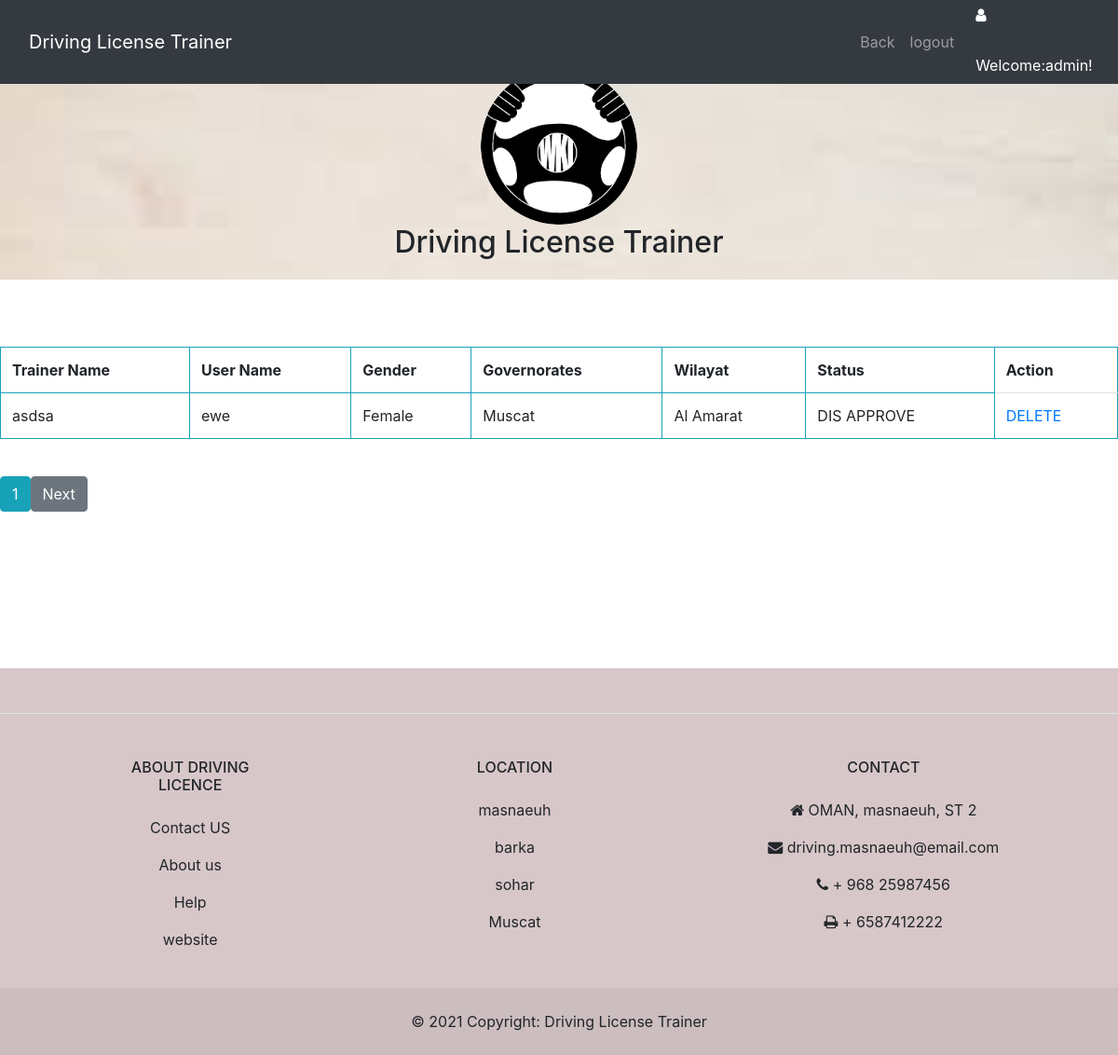
Page /admin_View_disAprove_Trainer.php (signed in) on the committed database.
### tables this page shows
CREATE TABLE IF NOT EXISTS `tbltrainer` (
  `trid` int(10) NOT NULL AUTO_INCREMENT,
  `fname` varchar(15) NOT NULL,
  `lname` varchar(15) NOT NULL,
  `email` varchar(50) NOT NULL,
  `phone` int(8) NOT NULL,
  `address` varchar(30) NOT NULL,
  `brithdate` date NOT NULL,
  `gender` varchar(10) NOT NULL,
  `licensing` blob NOT NULL,
  `IDcard` blob NOT NULL,
  `seq` varchar(100) NOT NULL,
  `answer` varchar(50) NOT NULL,
  `username` varchar(20) NOT NULL,
  `password` varchar(8) NOT NULL,
  `status` varchar(20) NOT NULL,
  `gname` varchar(30) NOT NULL,
  `wname` varchar(30) NOT NULL,
  PRIMARY KEY (`trid`)
);

### admin_View_disAprove_Trainer.php (the view, shortened to what this page needs)
<!DOCTYPE html PUBLIC "-//W3C//DTD XHTML 1.0 Transitional//EN" "http://www.w3.org/TR/xhtml1/DTD/xhtml1-transitional.dtd">
<html xmlns="http://www.w3.org/1999/xhtml">
<head>
<link rel="stylesheet" type="text/css"  href="BOOTSTRAPFILE/css/bootstrap.css">
    </head>
    <body  style="margin:0; padding:0; border:0;  background-color:white   ">
       <nav class="navbar navbar-expand-lg navbar-dark bg-dark fixed-top">
     <div class="container">
     <a class="navbar-brand" href="#">Driving License Trainer </a>
      <div class="collapse navbar-collapse" id="navbarResponsive">
         <ul class="navbar-nav ml-auto">
                     <li class="nav-item">
            <a class="nav-link" href="AdminHomepage.php">Back</a>
          </li>
          <li class="nav-item">
            <a class="nav-link" href="logout.php">logout </a>
          </li>
        </ul>
      </div>
    </div>   <div class="icon" style="color: #FFFFFF"><i class="fa  fa-user" style="width:30px; height:50px"></i>Welcome:<?php
	$usernamea= $_SESSION['txtid1'];
	include ("connect.php");
	$qryname = "select * from  tbladmin where ausername='$usernamea' ";
	$result = mysqli_query($con,$qryname);
	while($rows = mysqli_fetch_assoc($result))
	{ $namee=$rows['aname'];
}
	echo $namee. "!";
	?></div>
  </nav>
 <header class="text-center" style="background-image:url('img/bg1.jpg'); background-repeat:no-repeat; background-size:cover; height: 300px;">
    &nbsp;<br /><br /><br />
	 <img class="img-fluid rounded-circle"  src="img/images.png" alt="" height="147" width="168">
	 <h2>Driving License Trainer</h2>
	 </header>
<br /><br />
<?php
		 if(isset($_GET['page']))
    {
        $page = $_GET['page'];
    }
    else
    {
        $page = 1;
    }
    $num_per_page = 06;
    $start_from = ($page-1)*05;
    include('connect.php');
$q="select * from  tbltrainer  where status='DIS APPROVE' LIMIT  $start_from,$num_per_page  ";
$r=mysqli_query($con,$q);
$num=mysqli_num_rows($r);
	if ($num > 0){
	$i = 0;
	echo "<br>";
echo"<table  class=table table-striped  border=1 width=700 align=center cellspacing=0>";
echo"<th class='border border-info'>  Trainer Name";
echo"<th class='border border-info'> User Name	";
echo"<th class='border border-info'> Gender";
echo"<th class='border border-info'> Governorates";
echo"<th class='border border-info'> Wilayat";
echo"<th class='border border-info'>  Status";
echo"<th colspan ='1' class='border border-info'> Action";
echo"<tr>";
while($row = mysqli_fetch_assoc($r)) {
$fname=$row["fname"];
$username=$row["username"];
$gender=$row["gender"];
$gname=$row["gname"];
$wname=$row["wname"];
$status=$row["status"];
echo"<tr class='border border-info'>";
echo"<td class='border border-info'>$fname";
echo"<td class='border border-info'>$username";
echo"<td class='border border-info'>$gender";
echo"<td class='border border-info'>$gname";
echo"<td class='border border-info'>$wname";
echo"<td class='border border-info'>$status";
echo "<td><a onClick=\"javascript: return confirm('Please confirm deletion');\" href='Delete2.php?username=$username'>DELETE</a>";
echo"</tr>";
	$i++;
		}
echo"</table><br>";
}else{
	echo "<center>There is No New Trainer! <br></center>";
			unset($_SESSION["username"]);
}
?>
<?php
                $pr_query = "select * from tbltrainer   ";
                $pr_result = mysqli_query($con,$pr_query);
                $total_record = mysqli_num_rows($pr_result );
                $total_page = ceil($total_record/$num_per_page);
                for($i=1;$i<$total_page;$i++)
                {
                    echo "<a href='admin_View_Aprove_Trainer.php?page=".$i."' class='btn btn-info'>$i</a>";
                }
                if($i>$page)
                {
                    echo "<a href='admin_View_Aprove_Trainer.php?page=".($page+1)."' class='btn btn-secondary'>Next</a>";
                }
        ?>
<br />
	   <br />
       <br />
<br /><br />
  <br />
    <br />
  <br />
<link href="https://cdnjs.cloudflare.com/ajax/libs/font-awesome/4.7.0/css/font-awesome.min.css" rel="stylesheet">
<footer class="auto-style2">
  <section
    class="d-flex justify-content-center justify-content-lg-between p-4 border-bottom bg-dinager"
       >
  </section>
  <section class="">
    <div class="container text-center text-md-start mt-5">
      <div class="row mt-3">
               <div class="col-md-2 col-lg-2 col-xl-2 mx-auto mb-4">
          <h6 class="text-uppercase fw-bold mb-4">
            About Driving Licence
          </h6>
          <p>
            <a href="#!" class="text-reset">Contact US </a>
          </p>
          <p>
            <a href="#!" class="text-reset">About us</a>
          </p>
          <p>
            <a href="#!" class="text-reset">Help</a>
          </p>
          <p>
            <a href="#!" class="text-reset">website</a>
          </p>
        </div>
        <div class="col-md-3 col-lg-2 col-xl-2 mx-auto mb-4">
          <h6 class="text-uppercase fw-bold mb-4">
            Location
          </h6>
          <p>
            <a href="#!" class="text-reset">masnaeuh</a>
          </p>
          <p>
            <a href="#!" class="text-reset">barka</a>
          </p>
          <p>
            <a href="#!" class="text-reset">sohar</a>
          </p>
          <p>
            <a href="#!" class="text-reset">Muscat</a>
          </p>
        </div>
        <div class="col-md-4 col-lg-3 col-xl-3 mx-auto mb-md-0 mb-4">
          <h6 class="text-uppercase fw-bold mb-4">
            Contact
          </h6>
          <p><i class="fa fa-home me-3"></i> OMAN, masnaeuh, ST 2</p>
          <p>
            <i class="fa fa-envelope me-3"></i>
            driving.masnaeuh@email.com
          </p>
          <p><i class="fa fa-phone me-3"></i> + 968 25987456</p>
          <p><i class="fa fa-print me-3"></i> + 6587412222</p>
        </div>
      </div>
    </div>
  </section>
  <div class="text-center p-4" style="background-color: rgba(0, 0, 0, 0.05);">
    © 2021 Copyright:
    <a class="text-reset fw-bold" href="https://mdbootstrap.com/">Driving License Trainer</a>
  </div>
</footer>
</body>
</html>

### admin_View_disAprove_Trainer.php (style rules this page uses)
.auto-style2 { background-color: #D7C7C9; }

### rows in the picture
tbltrainer: fname "asdsa", username "ewe", gender "Female", gname "Muscat", wname "Al Amarat", status "DIS APPROVE"

### other values in the picture
$namee "admin"
